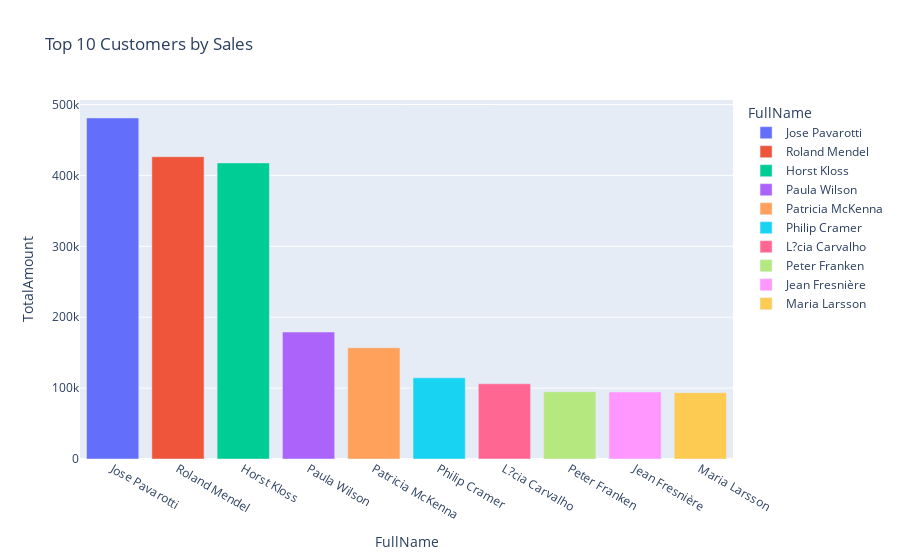

This figure's notebook cell:
### Code cell
px.bar(data_frame=Top_10_Customers_By_Sales,x='FullName',y='TotalAmount',title='Top 10 Customers by Sales',color='FullName')

### Figure 1 — Plotly figure (JSON) as saved in the notebook; plotly's stock layout.template omitted (floating-point values rounded to 4 significant figures)
{"data": [{"hovertemplate": "FullName=%{x}<br>TotalAmount=%{y}<extra></extra>", "legendgroup": "Jose Pavarotti", "marker": {"color": "#636efa", "pattern": {"shape": ""}}, "name": "Jose Pavarotti", "orientation": "v", "showlegend": true, "textposition": "auto", "type": "bar", "x": ["Jose Pavarotti"], "xaxis": "x", "y": [481100.0], "yaxis": "y"}, {"hovertemplate": "FullName=%{x}<br>TotalAmount=%{y}<extra></extra>", "legendgroup": "Roland Mendel", "marker": {"color": "#EF553B", "pattern": {"shape": ""}}, "name": "Roland Mendel", "orientation": "v", "showlegend": true, "textposition": "auto", "type": "bar", "x": ["Roland Mendel"], "xaxis": "x", "y": [426300.0], "yaxis": "y"}, {"hovertemplate": "FullName=%{x}<br>TotalAmount=%{y}<extra></extra>", "legendgroup": "Horst Kloss", "marker": {"color": "#00cc96", "pattern": {"shape": ""}}, "name": "Horst Kloss", "orientation": "v", "showlegend": true, "textposition": "auto", "type": "bar", "x": ["Horst Kloss"], "xaxis": "x", "y": [417600.0], "yaxis": "y"}, {"hovertemplate": "FullName=%{x}<br>TotalAmount=%{y}<extra></extra>", "legendgroup": "Paula Wilson", "marker": {"color": "#ab63fa", "pattern": {"shape": ""}}, "name": "Paula Wilson", "orientation": "v", "showlegend": true, "textposition": "auto", "type": "bar", "x": ["Paula Wilson"], "xaxis": "x", "y": [179100.0], "yaxis": "y"}, {"hovertemplate": "FullName=%{x}<br>TotalAmount=%{y}<extra></extra>", "legendgroup": "Patricia McKenna", "marker": {"color": "#FFA15A", "pattern": {"shape": ""}}, "name": "Patricia McKenna", "orientation": "v", "showlegend": true, "textposition": "auto", "type": "bar", "x": ["Patricia McKenna"], "xaxis": "x", "y": [156900.0], "yaxis": "y"}, {"hovertemplate": "FullName=%{x}<br>TotalAmount=%{y}<extra></extra>", "legendgroup": "Philip Cramer", "marker": {"color": "#19d3f3", "pattern": {"shape": ""}}, "name": "Philip Cramer", "orientation": "v", "showlegend": true, "textposition": "auto", "type": "bar", "x": ["Philip Cramer"], "xaxis": "x", "y": [114600.0], "yaxis": "y"}, {"hovertemplate": "FullName=%{x}<br>TotalAmount=%{y}<extra></extra>", "legendgroup": "L?cia Carvalho", "marker": {"color": "#FF6692", "pattern": {"shape": ""}}, "name": "L?cia Carvalho", "orientation": "v", "showlegend": true, "textposition": "auto", "type": "bar", "x": ["L?cia Carvalho"], "xaxis": "x", "y": [106100.0], "yaxis": "y"}, {"hovertemplate": "FullName=%{x}<br>TotalAmount=%{y}<extra></extra>", "legendgroup": "Peter Franken", "marker": {"color": "#B6E880", "pattern": {"shape": ""}}, "name": "Peter Franken", "orientation": "v", "showlegend": true, "textposition": "auto", "type": "bar", "x": ["Peter Franken"], "xaxis": "x", "y": [94920.0], "yaxis": "y"}, {"hovertemplate": "FullName=%{x}<br>TotalAmount=%{y}<extra></extra>", "legendgroup": "Jean Fresnière", "marker": {"color": "#FF97FF", "pattern": {"shape": ""}}, "name": "Jean Fresnière", "orientation": "v", "showlegend": true, "textposition": "auto", "type": "bar", "x": ["Jean Fresnière"], "xaxis": "x", "y": [94540.0], "yaxis": "y"}, {"hovertemplate": "FullName=%{x}<br>TotalAmount=%{y}<extra></extra>", "legendgroup": "Maria Larsson", "marker": {"color": "#FECB52", "pattern": {"shape": ""}}, "name": "Maria Larsson", "orientation": "v", "showlegend": true, "textposition": "auto", "type": "bar", "x": ["Maria Larsson"], "xaxis": "x", "y": [93620.0], "yaxis": "y"}], "layout": {"barmode": "relative", "legend": {"title": {"text": "FullName"}, "tracegroupgap": 0}, "title": {"text": "Top 10 Customers by Sales"}, "xaxis": {"anchor": "y", "categoryarray": ["Jose Pavarotti", "Roland Mendel", "Horst Kloss", "Paula Wilson", "Patricia McKenna", "Philip Cramer", "L?cia Carvalho", "Peter Franken", "Jean Fresnière", "Maria Larsson"], "categoryorder": "array", "domain": [0, 1], "title": {"text": "FullName"}}, "yaxis": {"anchor": "x", "domain": [0, 1], "title": {"text": "TotalAmount"}}}}
